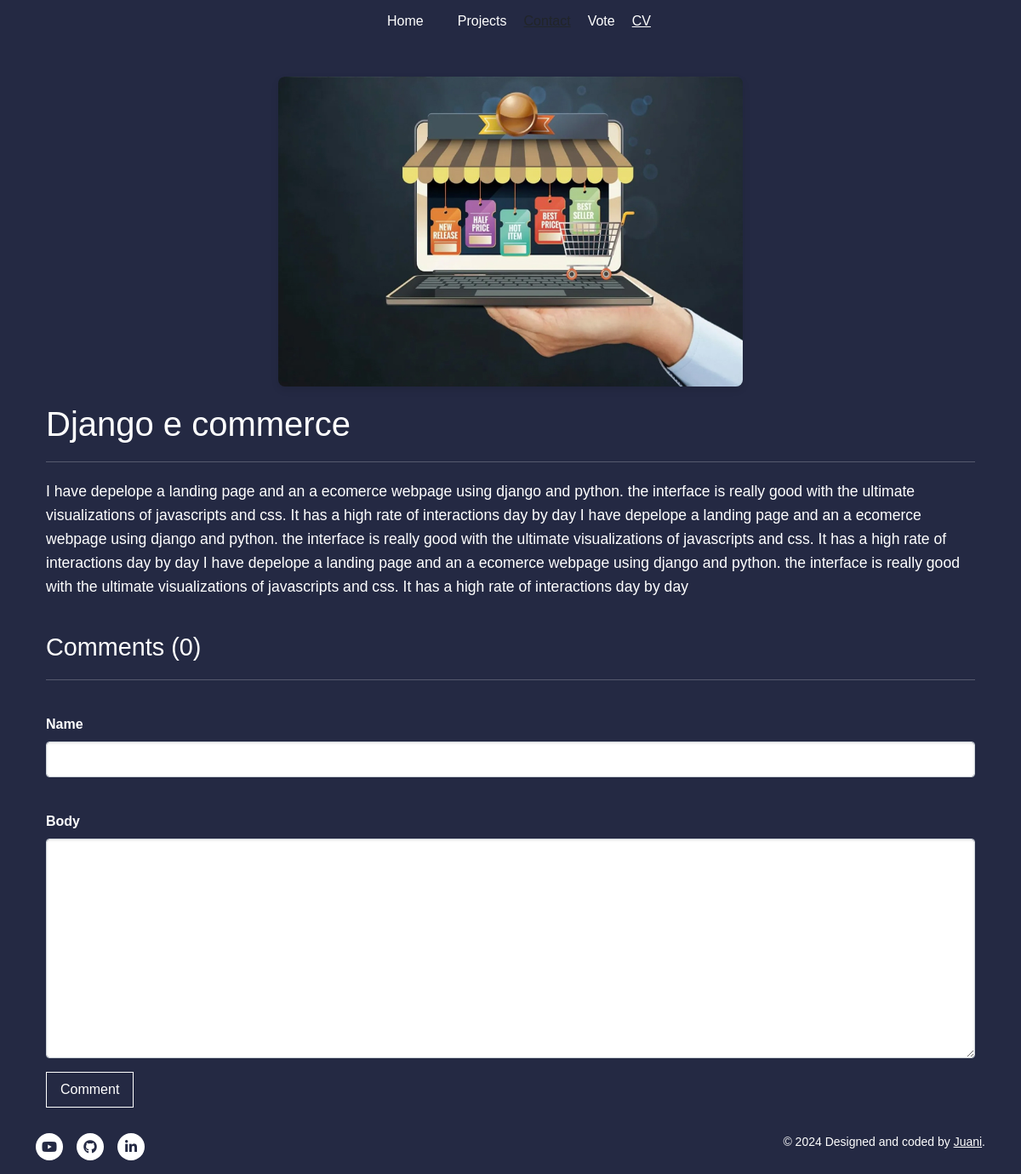
The app's page /project/86cea98c-063a-4998-89cc-37170f658940/, older data.
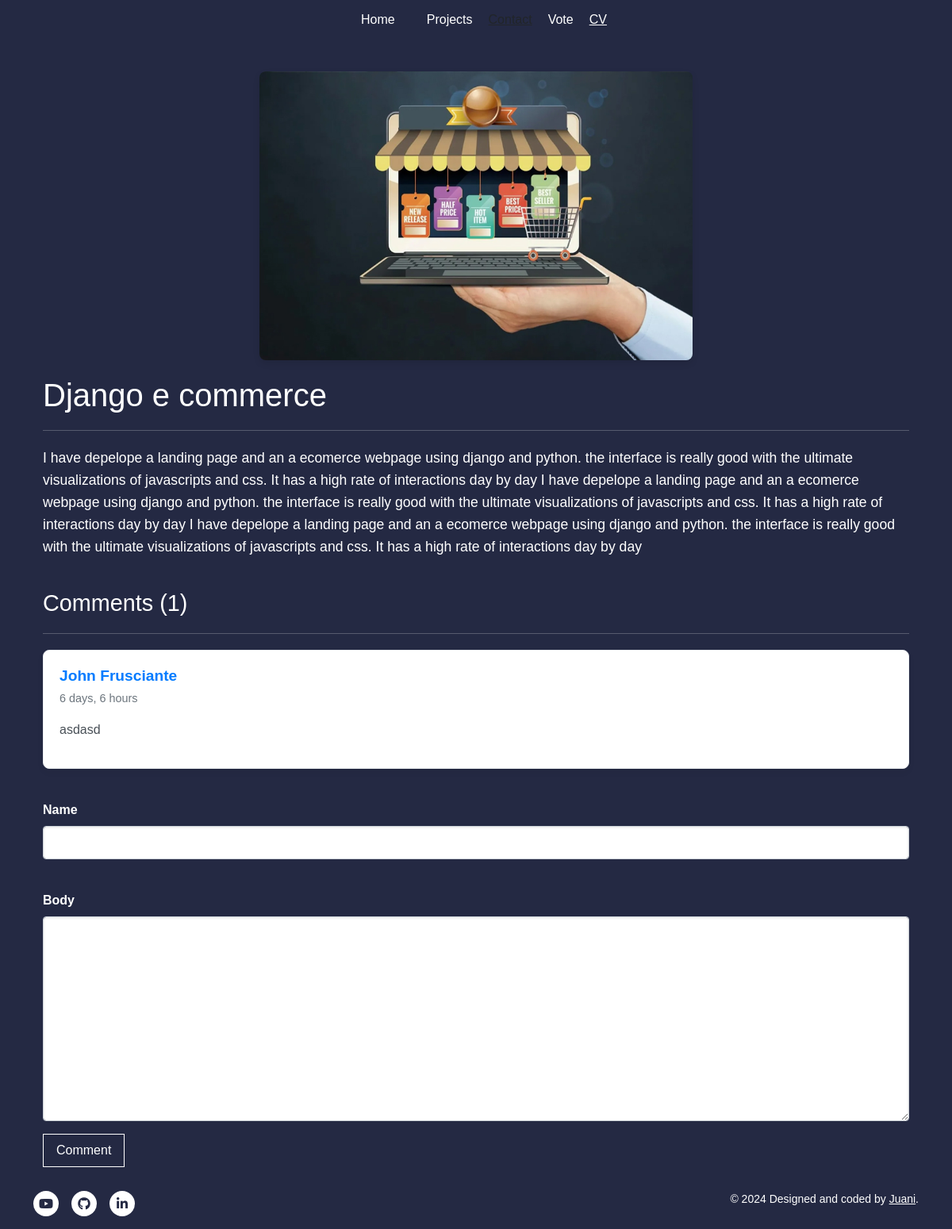
The same page, newer data.
### base/models.py (models this page shows, shortened)
class Project(models.Model):
    title = models.CharField(max_length=200)
    thumbnail = models.ImageField(null=True)
    body = models.TextField(null=True, blank=True)
    created = models.DateTimeField(auto_now_add=True)
    slug = models.SlugField(null=True, blank=True)
    id = models.UUIDField(default=uuid.uuid4, unique=True,
                          primary_key=True, editable=False)

class Comment(models.Model):
    project = models.ForeignKey(Project, on_delete=models.CASCADE)
    name = models.CharField(max_length=200)
    body = models.TextField(null=True, blank=True)
    created = models.DateTimeField(auto_now_add=True, null=True)

### base/views.py (the view, shortened to what this page needs)
# urls.py: path('project/<str:pk>/', views.projectPage, name='project'),
def projectPage(request, pk):
    project = Project.objects.get(id=pk)
    count = project.comment_set.count()
    comments = project.comment_set.all().order_by('-created')
    form = CommentForm()
    context = {'project': project, 'count': count,
               'comments': comments, 'coment_form': form,}
    return render(request, 'base/project.html', context)

### base/forms.py
class CommentForm(ModelForm):
    class Meta:
        model = Comment
        fields = '__all__'
        exclude = ['project']
    def __init__(self, *args, **kwargs):
        super(CommentForm, self).__init__(*args, **kwargs)
        self.fields['name'].widget.attrs.update(
            {'class': 'form-control'})
        self.fields['body'].widget.attrs.update(
            {'class': 'form-control'})

### base/templates/base/project.html (shortened to what this page needs)
{% extends 'base/main.html' %} {% load static %} {% block content %}
<div class="container">
<div class="project-img">
  <img class="project--image" src="{{project.thumbnail.url}}" /></div>
  <h1>{{project.title}}</h1>
  <hr />
  <p>{{project.body}}</p>
  <div class="comments-container">
    <h3>Comments ({{count}})</h3>
    <hr />
    {% for comment in comments %}
    <div class="card my-3">
      <div class="card-body">
        <h5>{{comment.name}}</h5>
        <small>{{comment.created|timesince}} </small>
        <p class="my-3">{{comment.body}}</p>
      </div>
    </div>
    {% endfor %}
    <form method="post">
      {% csrf_token %} {% for field in coment_form %}
      <div class="mb-3">
        <label for="exampleInputPassword1" class="form-label">
          {{field.label}}</label
        >
        {{field}}
      </div>
      {% endfor %}
      <input class="btn btn-primary" type="submit" value="Comment" />
    </form>
  </div>
  {% endblock content %}

### base/templates/base/main.html (shortened to what this page needs)
<!DOCTYPE html>
{% load static %}
<html>
  <head>
    <link
      href="https://cdn.jsdelivr.net/npm/bootstrap@5.3.0-alpha1/dist/css/bootstrap.min.css"
      rel="stylesheet"
    />
    <link
      rel="stylesheet"
      href="https://cdnjs.cloudflare.com/ajax/libs/font-awesome/5.15.4/css/all.min.css"
    />
    <link
      rel="stylesheet"
      type="text/css"
      media="screen"
      href="{% static 'styles/main.css' %}"
    />
  </head>
  <body>
    {% include 'base/navbar.html' %}
    <div class="container">{% block content %}{% endblock %}</div>
    <footer id="footer">
      <div class="inner">
        <ul class="icons d-flex flex-md-row">
          <li>
            <a href="#" class="icon brands alt fa-youtube"
              ><span class="label">YouTube</span></a
            >
          </li>
          <li>
            <a
              href="https://github.com/JotaJuani"
              class="icon brands alt fa-github"
              ><span class="label">GitHub</span></a
            >
          </li>
          <li>
            <a
              href="https://www.linkedin.com/in/jimenezjuanignacio/"
              class="icon brands alt fa-linkedin-in"
              ><span class="label">LinkedIn</span></a
            >
          </li>
          <div class="copywrong" id="copywrong">
            ©
            Designed and coded by
            <a href="###########" target="_blank">Juani</a>.
          </div>
        </ul>
      </div>
    </footer>
  </body>
</html>

### base/templates/base/navbar.html (shortened to what this page needs)
{% load static %}
<!DOCTYPE html>
<html lang="en">
  <head>
  </head>
  <body>
    <section class="navigation-bar">
      <a class="nav-link" href="{% url 'home' %}">Home</a>
      <a
        class="nav-link"
        href="javascript:void(0);"
        onclick="scrollToElement('projects', event)"
        >Projects</a
      >
      <a href="{% url 'contact' %}">Contact</a>
      <a class="nav-link" href="{% url 'chart' %}">Vote</a>
      <a
        href="{% static 'files\Juan_Jimenez_resume.pdf' %}"
        download
        class="download-btn"
        >CV</a
      >
    </section>
  </body>
</html>

### static/styles/main.css (style rules this page uses)
body { background-color: #242943; position:relative; }
h1, h2, h3, h4, h5, h6 { font-family: Helvetica, Arial, sans-serif; color: #fff; }
p { font-family: Helvetica, Arial, sans-serif; color: #fff; }
* { font-family: Helvetica, Arial, sans-serif; }
.download-btn { color: #fff; }
#footer { margin-top:30px; }
#footer .copywrong { color: #fff; font-size: 14px; text-align: right; margin-left: auto; }
ul.icons { cursor: default; list-style: none; padding-left: 0; margin-top: 10px; }
ul.icons li { display: inline-block; padding: 0 1em 0 0; }
.icon { text-decoration: none; border-bottom: none; position: relative; }
.icon:before { -moz-osx-font-smoothing: grayscale; -webkit-font-smoothing: antialiased; display: inline-block; font-style: normal; font-variant: normal; text-rendering: auto; line-height: 1; text-transform: none !important; font-family: 'Font Awesome 5 Free'; font-weight: 400; }
.icon:before { line-height: inherit; }
.icon.brands:before { font-family: 'Font Awesome 5 Brands'; }
.icon.alt:before { background-color: #ffffff; border-radius: 100%; color: #242943; display: inline-block; height: 2em; line-height: 2em; text-align: center; width: 2em; }
a.icon.alt:before { -moz-transition: background-color 0.2s ease-in-out; -webkit-transition: background-color 0.2s ease-in-out; -ms-transition: background-color 0.2s ease-in-out; transition: background-color 0.2s ease-in-out; }
.mb-3 { margin-top: 40px; color:#fff; }
.project-img { display: flex; justify-content: center; align-items: center; }
.project--image { margin-top: 40px; width: 50%; height: 50%; border-radius: 8px; box-shadow: 0px 4px 8px rgba(0, 0, 0, 0.1); }
h1 { font-size: 2.5rem; color: #fff; margin-top: 20px; }
p { color: #fff; font-size: 1.1rem; line-height: 1.6; }
hr { border: 0; border-top: 1px solid #e9ecef; margin: 20px 0; }
.comments-container { margin-top: 40px; }
.comments-container h3 { font-size: 1.8rem; color: #fff; margin-bottom: 10px; }
.card { background-color: #ffffff; border: 1px solid #e9ecef; border-radius: 8px; box-shadow: 0px 4px 8px rgba(0, 0, 0, 0.05); }
.card-body { padding: 20px; }
.card-body h5 { font-size: 1.2rem; font-weight: bold; color: #007bff; margin-bottom: 5px; }
.card-body small { color: #6c757d; font-size: 0.9rem; }
.card-body p { font-size: 1rem; color: #495057; margin-top: 10px; line-height: 1.5; }
form { margin-top: 20px; }
.form-label { font-weight: bold; color: #fff; }
.form-control { width: 100%; padding: 8px; border-radius: 4px; border: 1px solid #ced4da; font-size: 1rem; margin-bottom: 10px; box-shadow: inset 0 1px 3px rgba(0, 0, 0, 0.1); }
.btn-primary { background-color: #242943!important; border-color: #fff!important; color: #fff; padding: 8px 16px; font-size: 1rem; border-radius: 0px; cursor: pointer; transition: background-color 0.3s ease; }
.navigation-bar { background-color:#242943; ; height: 50px; display: flex; justify-content: center; align-items: center; }
.nav-link { color: #fff; padding: 0 20px; text-decoration: none; display: inline-block; }
:root { --color: #3c3163; --transition-time: 0.5s; }
* { box-sizing: border-box; }
a { color: inherit; }

Row changes from the older to the newer data that the page shows:
added Comment: name "John Frusciante", created "6 days, 6 hours", body "asdasd"
Text that changed along with them:
{{ count }}: "0" → "1"
